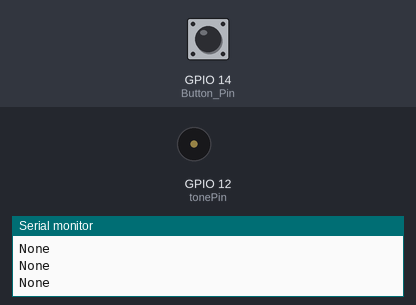
Bench run of a sketch on a simulated ESP32. On the bench: buzzer (waves = sounding), the last lines printed to the serial monitor. Inputs (shaded band) come from the test bench; at power-on: GPIO 14 (Button_Pin) LOW.

Above: at 1.2 s.
1.3 s: GPIO 14 (Button_Pin) pulled HIGH for 0.15 s
At 1.36 s:
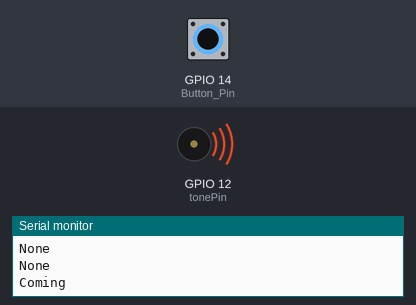
Timing chart, 0 to 10.3 s (numbered marks = the images above; inputs shaded):
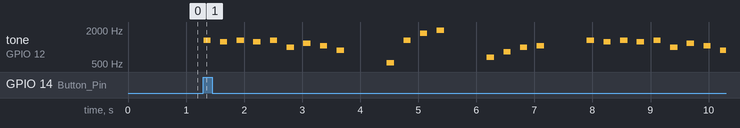

The sketch:

__.ino
```cpp
#include "pitches.h"
#define Button_Pin 14

int freq = 2000; 
int channel = 0; 
int resolution = 8;

int tonePin = 12;

int melody[] = {
    NOTE_E6, NOTE_DS6, NOTE_E6, NOTE_DS6, NOTE_E6, NOTE_B5, NOTE_D6,
    NOTE_C6, NOTE_A5, 0, NOTE_C5, NOTE_E6,  NOTE_A6, NOTE_B6,
    0,NOTE_E5, NOTE_GS5, NOTE_B5, NOTE_C6,0,
    NOTE_E6, NOTE_DS6, NOTE_E6, NOTE_DS6, NOTE_E6, NOTE_B5, NOTE_D6,
    NOTE_C6, NOTE_A5, 0, NOTE_C5, NOTE_E6,  NOTE_A6, NOTE_B6,
    0,NOTE_E5, NOTE_C6, NOTE_B5, NOTE_A5
  };
  int noteDurations[] = {
    8, 8, 8, 8, 8, 8, 8,
    8, 8, 4, 8, 8, 8, 8,
    4, 8, 8, 8, 8, 4,
    8, 8, 8, 8, 8, 8, 8,
    8, 8, 4, 8, 8, 8, 8,
    4, 8, 8, 8, 4
  };

void setup() {
  pinMode(14, INPUT); //宣告GPIO 14作為輸入（人體紅外線SR-501）
  pinMode(12, OUTPUT); //宣告GPIO 4作為輸出（紅LED）
  Serial.begin(115200);
  ledcSetup(channel, freq, resolution);
  ledcAttachPin(tonePin, channel);
}

void loop() {
  if(digitalRead(14) == HIGH ){//高電位啟動
     Serial.println("Coming");
    for (int thisNote = 0; thisNote < 42; thisNote++) {
      int noteDuration = 1000 / noteDurations[thisNote];
      ledcWriteTone(channel, melody[thisNote]);
      delay(noteDuration);
      ledcWriteTone(channel, 0);
      int pauseBetweenNotes = noteDuration * 1.30;
      delay(pauseBetweenNotes);
    }
}
else{
  Serial.println("None");}
}
```

Measured:
- after the input at 1.3 s, tone on GPIO 12 (tonePin): plays 1319 Hz for 0.13 s, 1245 Hz for 0.13 s, 1319 Hz for 0.13 s, 1245 Hz for 0.13 s, 1319 Hz for 0.13 s, 988 Hz for 0.13 s … (26 notes in this stretch), starting at once
